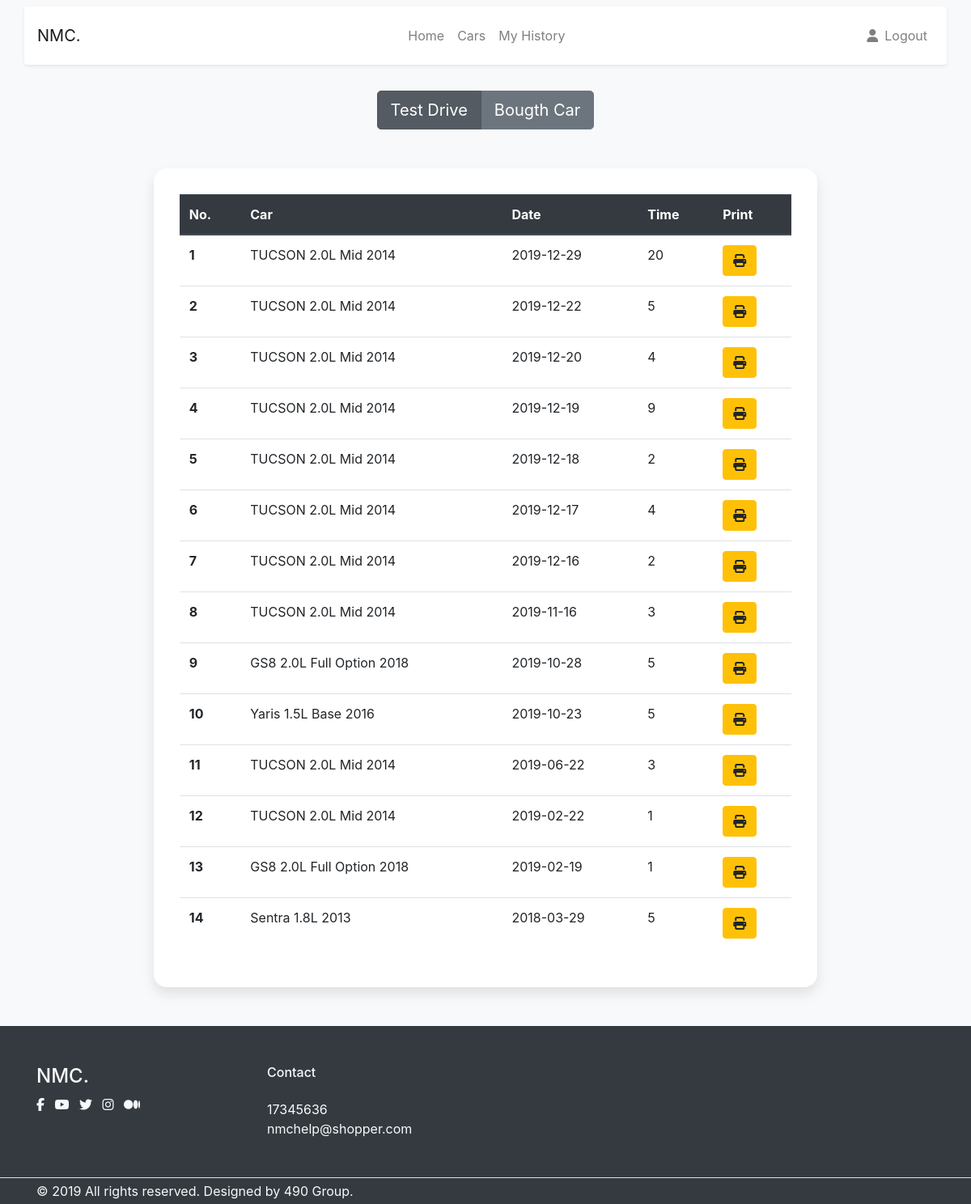
The page /NMC/myHistory.php (signed in) on the database its author committed.
### tables this page shows
CREATE TABLE `testdrive` (
  `id` int(20) NOT NULL,
  `customer` int(20) NOT NULL,
  `car` int(20) NOT NULL,
  `date` date NOT NULL,
  `time` int(2) NOT NULL
);

CREATE TABLE `car` (
  `id` int(10) NOT NULL,
  `name` varchar(20) NOT NULL,
  `make` varchar(20) NOT NULL,
  `model` varchar(20) NOT NULL,
  `year` int(4) NOT NULL,
  `seat` int(2) NOT NULL,
  `price` int(10) NOT NULL,
  `color` varchar(20) NOT NULL,
  `status` tinyint(1) NOT NULL DEFAULT '1'
);

### NMC/myHistory.php (the view, shortened to what this page needs)
<?php
extract($_REQUEST);
if(isset($_SESSION["activeuser"])) {
  try {
    require("database/connection.php");
    $id= $_SESSION["activeuser"][0];
    $testSql = "select c.name , c.model, c.year,t.date,t.time,c.id
                from car c,customer,testdrive t
                where c.id = t.car
                and customer.id = t.customer
                and customer.id = '$id'
                order by t.date desc";
    $salesSql="select c.name,c.make,c.model,c.year,s.id,s.date,s.price as total
          from car c,customer u,sales s
          where s.car = c.id
          and s.customer = u.id
          and u.id = '$id'
          order by s.date desc";
    $test = $db->query($testSql);
    $sales = $db->query($salesSql);
  }
  catch(PDOException $e)
    {
    echo "Connection failed: " . $e->getMessage();
    }
}
else{
  header('location:index.php');
  die();
}
?>
<!DOCTYPE html>
<html lang="en">
<head>
    <link rel="stylesheet" href="https://stackpath.bootstrapcdn.com/bootstrap/4.4.1/css/bootstrap.min.css">
    <link rel="stylesheet" href="style.css">
</head>
<body class=" bg-light">
    <nav class="navbar navbar-expand-lg navbar-light bg-light ">
        <div class="container shadow-sm p-3 mb-2 bg-white rounded">
          <a class="navbar-brand" href="./index.php">
            NMC.
          </a>
          <div class="collapse navbar-collapse" id="navbarCollapse">
            <ul class="navbar-nav mx-auto">
              <li class="nav-item ">
                <a class="nav-link" href="index.php">Home</a>
              </li>
              <li class="nav-item position-static">
                <a class="nav-link" href="CarGrid.php">Cars</a>
              </li>
              <?php if(isset($_SESSION['activeuser'])){ ?>
              <li class="nav-item">
                <a class="nav-link" href="myHistory.php">My History</a>
              </li>
              <?php }?>
            </ul>
            <ul class="navbar-nav flex-row">
            <?php if(!isset($_SESSION["activeuser"])){ ?>
              <li class="nav-item ml-lg-n2 mr-sm-3">
                <a class="nav-link" href="login.php">
                    Login
                </a>
              </li>
              <li class="nav-item ml-lg-n2">
                <a class="nav-link" href="register.php">
                    Register
                </a>
              </li>
              <?php }  else {?>
              <li class="nav-item ml-lg-n4">
                <a class="nav-link" href="profile.php">
                    <i class="fas fa-user"></i>
                </a>
              </li>
              <li class="nav-item ml-lg-n2 ml-3">
                <a class="nav-link" href="database/logout.php">
                    Logout
                </a>
              </li>
              <?php }?>
            </ul>
          </div>
        </div>
    </nav>
<div class="mr-sm-5 ml-sm-5">
    <div class="d-flex justify-content-center mt-3">
    <div class="btn-group btn-group-lg" role="group" aria-label="Basic example">
        <?php if(isset($show) && $show=='s'){ ?>
        <button type="button" class="btn btn-secondary" onclick="window.document.location.href='myHistory.php?show=t'">Test Drive</button>
        <button type="button" class="btn btn-secondary active" onclick="window.document.location.href='myHistory.php?show=s'">Bougth Car</button>
        <?php } else { ?>
        <button type="button" class="btn btn-secondary active" onclick="window.document.location.href='myHistory.php?show=t'">Test Drive</button>
        <button type="button" class="btn btn-secondary" onclick="window.document.location.href='myHistory.php?show=s'">Bougth Car</button>
        <?php }?>
    </div>
    </div>
    <div class="row">
      <div class="col-lg-10 col-xl-9 mx-auto">
        <div class="card card-signin flex-row my-5">
          <div class="card-body">
            <?php if(isset($show) && $show=='s'){ ?>
            <table class="table table-hover">
                <thead class='thead-dark'>
                    <tr>
                    <th scope="col">Receipt No.</th>
                    <th scope="col">Car</th>
                    <th scope="col">Date</th>
                    <th scope="col">price</th>
                    <th scope="col">Print</th>
                    </tr>
                </thead>
                <tbody>
                <?php
                    foreach($sales as $s){
                ?>
                    <tr>
                    <th scope="row"><?php echo $s["id"]?></th>
                    <td><?php echo $s["name"]." ".$s["model"]." ".$s["year"]?></td>
                    <td><?php echo $s['date']?></td>
                    <td><?php echo $s['total']?></td>
                    <td><button class="btn btn-warning" onclick="window.document.location.href='receipt.php?rid=<?php echo $s['id'];?>'"><i class="fas fa-print"></i></button></td>
                    </tr>
                <?php } ?>
                </tbody>
                </table>
                <?php } else { ?>
                <table class="table table-hover">
                <thead class='thead-dark'>
                    <tr>
                    <th scope="col">No.</th>
                    <th scope="col">Car</th>
                    <th scope="col">Date</th>
                    <th scope="col">Time</th>
                    <th scope="col">Print</th>
                    </tr>
                </thead>
                <tbody>
                <?php
                    $count=1;
                    foreach($test as $t){
                ?>
                    <tr>
                    <th scope="row"><?php echo $count?></th>
                    <td><?php echo $t["name"]." ".$t["model"]." ".$t["year"]?></td>
                    <td><?php echo $t['date']?></td>
                    <td><?php echo $t['time']?></td>
                    <td><button  onclick="window.document.location.href='testDrive.php?id=<?php echo $t['id']?>&book=true&date=<?php echo $t['date']?>&time=<?php echo $t['time']?>'" class="btn btn-warning"><i class="fas fa-print"></i></button></td>
                    </tr>
                <?php $count++; } ?>
                </tbody>
                </table>
                <?php }?>
          </div>
        </div>
      </div>
    </div>
  </div>
</body>
<footer class="bg-dark">
    <div class="py-12 border-bottom border-gray-700 pt-5 pb-5">
        <div class="container">
        <div class="row">
            <div class="col-12 col-md-3">
            <h4 class="mb-6 text-light">NMC.</h4>
            <ul class="list-unstyled list-inline mb-7 mb-md-0">
                <li class="list-inline-item">
                <a href="#!" class="text-light">
                    <i class="fab fa-facebook-f"></i>
                </a>
                </li>
                <li class="list-inline-item">
                <a href="#!" class="text-light">
                    <i class="fab fa-youtube"></i>
                </a>
                </li>
                <li class="list-inline-item">
                <a href="#!" class="text-light">
                    <i class="fab fa-twitter"></i>
                </a>
                </li>
                <li class="list-inline-item">
                <a href="#!" class="text-light">
                    <i class="fab fa-instagram"></i>
                </a>
                </li>
                <li class="list-inline-item">
                <a href="#!" class="text-light">
                    <i class="fab fa-medium"></i>
                </a>
                </li>
            </ul>
            </div>
            <div class="col-6 col-sm">
            <h6 class="heading-xxs mb-4 text-light">
                Contact
            </h6>
            <ul class="list-unstyled mb-0 text-light">
                <li>17345636</li>
                <li><a class="text-light" href="#">nmchelp@shopper.com</a></li>
            </ul>
            </div>
        </div>
        </div>
    </div>
    <div class="py-1">
        <div class="container">
        <div class="row">
            <div class="col">
            <p class="mb-3 mb-md-0 font-size-xxs text-light">
                © 2019 All rights reserved. Designed by 490 Group.
            </p>
        </div>
        </div>
    </div>
</footer>
</html>

### NMC/style.css (style rules this page uses)
:root { --input-padding-x: 1.5rem; --input-padding-y: .75rem; }
.card-signin { border: 0; border-radius: 1rem; box-shadow: 0 0.5rem 1rem 0 rgba(0, 0, 0, 0.1); }
.card-signin .card-body { padding: 2rem; }

### rows shown on the page
testdrive: car.name "TUCSON", car.model "2.0L Mid", car.year "2014", date "2019-12-29", time "20"
testdrive: car.name "TUCSON", car.model "2.0L Mid", car.year "2014", date "2019-12-22", time "5"
testdrive: car.name "TUCSON", car.model "2.0L Mid", car.year "2014", date "2019-12-20", time "4"
testdrive: car.name "TUCSON", car.model "2.0L Mid", car.year "2014", date "2019-12-19", time "9"
testdrive: car.name "TUCSON", car.model "2.0L Mid", car.year "2014", date "2019-12-18", time "2"
testdrive: car.name "TUCSON", car.model "2.0L Mid", car.year "2014", date "2019-12-17", time "4"
testdrive: car.name "TUCSON", car.model "2.0L Mid", car.year "2014", date "2019-12-16", time "2"
testdrive: car.name "TUCSON", car.model "2.0L Mid", car.year "2014", date "2019-11-16", time "3"
testdrive: car.name "GS8", car.model "2.0L Full Option", car.year "2018", date "2019-10-28", time "5"
testdrive: car.name "Yaris", car.model "1.5L Base", car.year "2016", date "2019-10-23", time "5"
testdrive: car.name "TUCSON", car.model "2.0L Mid", car.year "2014", date "2019-06-22", time "3"
testdrive: car.name "TUCSON", car.model "2.0L Mid", car.year "2014", date "2019-02-22", time "1"
testdrive: car.name "GS8", car.model "2.0L Full Option", car.year "2018", date "2019-02-19", time "1"
testdrive: car.name "Sentra", car.model "1.8L", car.year "2013", date "2018-03-29", time "5"
